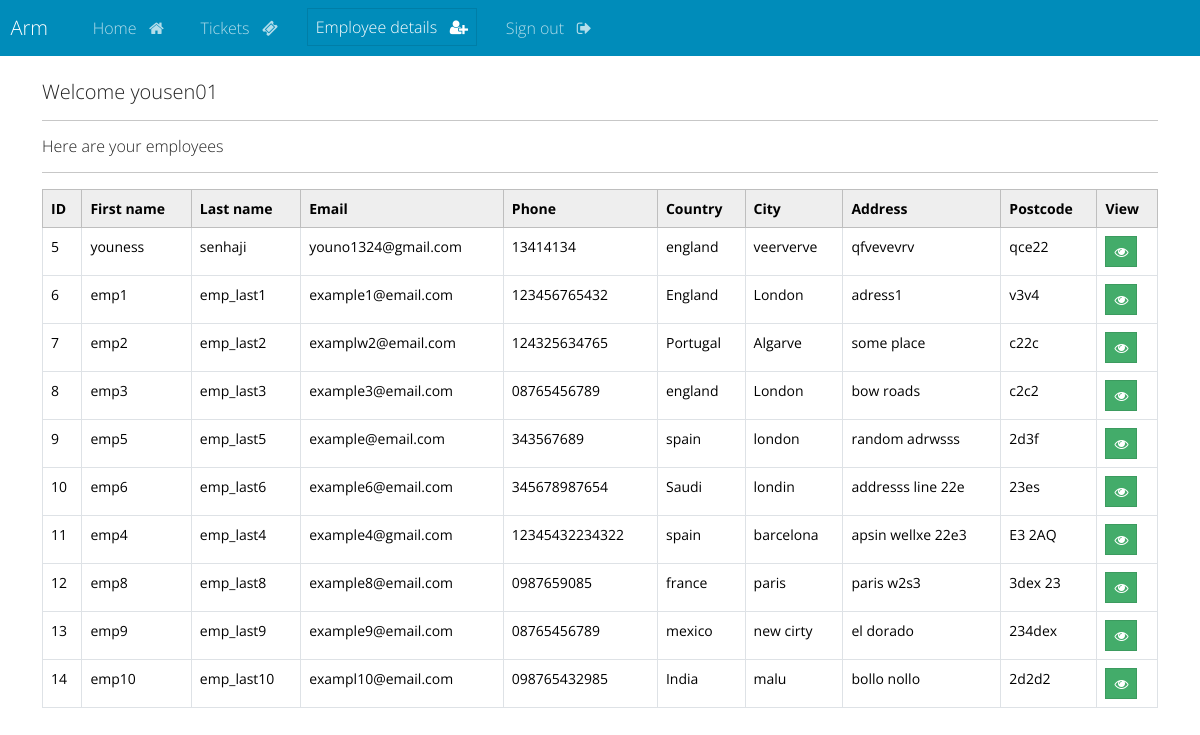
Screenshot of /employee-records (signed in) with the database file from the repository.
### webapp/models.py (models this page shows, shortened)
class EmployeeDetails(models.Model):   #rename to user details record
    user = models.OneToOneField(User, on_delete=models.CASCADE)
    first_name = models.CharField(max_length=100)
    last_name = models.CharField(max_length=100)
    email = models.EmailField(max_length=225)
    phone = models.CharField(max_length=20)
    address = models.CharField(max_length=300)
    city = models.CharField(max_length=225)
    postcode = models.CharField(max_length=200)
    country = models.CharField(max_length=125)

### webapp/views.py (the view)
# urls.py: path('employee-records', views.employee_records, name='employee-records' ),
@login_required(login_url='my-login')
def employee_records(request):
    my_records = EmployeeDetails.objects.all()
    context = {'records': my_records}
    return render(request, 'admin_webapp/employee-records.html', context=context)

### webapp/templates/admin_webapp/employee-records.html
{% extends 'webapp/base.html' %}
{% block content %}
    <h5> Welcome {{user}} </h5>
    <hr>
    <h6> Here are your employees </h6>
    <hr>
    <table class="table table-hover table-bordered">
        <thead class="table-light">
            <tr>
                <th scope="col"> ID </th>
                <th scope="col"> First name </th>
                <th scope="col"> Last name </th>
                <th scope="col"> Email </th>
                <th scope="col"> Phone </th>
                <th scope="col"> Country </th>
                <th scope="col"> City </th>
                <th scope="col"> Address </th>
                <th scope="col"> Postcode </th>
                <th scope="col"> View </th>
            </tr>
        </thead>
        <tbody>
        {% if records %}
            {% for record in records %}
            <tr>
                <td> {{record.id}} </td>
                <td> {{record.first_name}} </td>
                <td> {{record.last_name}} </td>
                <td> {{record.email}} </td>
                <td> {{record.phone}} </td>
                <td> {{record.country}} </td>
                <td> {{record.city}} </td>
                <td> {{record.address}} </td>
                <td> {{record.postcode}} </td>
                <td>
                    <a class="btn btn-success btn-sm" href="{%url 'view-employee-record' record.id %}">
                        <i class="fa fa-eye" aria-hidden="true"></i>
                    </a>
                </td>
            </tr>
            {% endfor %}
        {% endif %}
        </tbody>
    </table>
{% endblock %}

### webapp/templates/webapp/base.html (shortened to what this page needs)
{% load static %}
<!DOCTYPE html>
<html>
    <head>
        <link rel="stylesheet" type="text/css" href="https://bootswatch.com/5/yeti/bootstrap.min.css">
        <link rel="stylesheet" type="text/css" href="{% static 'css/styles.css' %}">
        <link rel="stylesheet" href="https://cdnjs.cloudflare.com/ajax/libs/font-awesome/4.7.0/css/font-awesome.min.css">
    </head>
    <body>
        {%if user.is_staff%}
           {%include 'admin_webapp/navbar.html'%}
        {%else%}
           {%include 'user_webapp/user-navbar.html'%}
        {%endif%}
           <div class="container">
            <br>
            {% block content %}
            {% endblock %}
        </div>
    </body>
</html>

### webapp/templates/admin_webapp/navbar.html (shortened to what this page needs)
<nav class="navbar navbar-expand-lg navbar-dark bg-primary justify-content-center">
    <a class="navbar-brand main-heading" href="https://www.arm.com/">
      &nbsp; Arm
    </a>
      <div class="collapse navbar-collapse text-center" id="navbarNavDropdown">
        <ul class="navbar-nav mr-auto">
          {% if user.is_authenticated %}
            <li class="nav-item">
              <a class="nav-link" href="{% url 'admin-home' %}">Home &nbsp;  <i class="fa fa-home" aria-hidden="true"></i> </a>
            </li>
            {% if user.is_staff %}
            <li class="nav-item">
              <a class="nav-link" href="{% url 'tickets' %}">Tickets &nbsp;  <i class="fa fa-ticket" aria-hidden="true"></i></i> </a>
            </li>
            <li class="nav-item">
              <a class="btn btn-primary" type="button" href="{% url 'employee-records'%}"> Employee details &nbsp; <i class="fa fa-user-plus" aria-hidden="true"></i></a>
            </li>
            {%endif%}
            <li class="nav-item">
              <a class="nav-link" href="{% url 'user-logout' %}">Sign out &nbsp; <i class="fa fa-sign-out" aria-hidden="true"></i> </a>
            </li>
        </ul>
        {% endif %}
      </div>
  </nav>

### rows the page displays
EmployeeDetails: id "5", first_name "youness", last_name "senhaji", email "youno1324@gmail.com", phone "13414134", country "england", city "veerverve", address "qfvevevrv", postcode "qce22"
EmployeeDetails: id "6", first_name "emp1", last_name "emp_last1", email "example1@email.com", phone "123456765432", country "England", city "London", address "adress1", postcode "v3v4"
EmployeeDetails: id "7", first_name "emp2", last_name "emp_last2", email "examplw2@email.com", phone "124325634765", country "Portugal", city "Algarve", address "some place", postcode "c22c"
EmployeeDetails: id "8", first_name "emp3", last_name "emp_last3", email "example3@email.com", phone "08765456789", country "england", city "London", address "bow roads", postcode "c2c2"
EmployeeDetails: id "9", first_name "emp5", last_name "emp_last5", email "example@email.com", phone "343567689", country "spain", city "london", address "random adrwsss", postcode "2d3f"
EmployeeDetails: id "10", first_name "emp6", last_name "emp_last6", email "example6@email.com", phone "345678987654", country "Saudi", city "londin", address "addresss line 22e", postcode "23es"
EmployeeDetails: id "11", first_name "emp4", last_name "emp_last4", email "example4@gmail.com", phone "12345432234322", country "spain", city "barcelona", address "apsin wellxe 22e3", postcode "E3 2AQ"
EmployeeDetails: id "12", first_name "emp8", last_name "emp_last8", email "example8@email.com", phone "0987659085", country "france", city "paris", address "paris w2s3", postcode "3dex 23"
EmployeeDetails: id "13", first_name "emp9", last_name "emp_last9", email "example9@email.com", phone "08765456789", country "mexico", city "new cirty", address "el dorado", postcode "234dex"
EmployeeDetails: id "14", first_name "emp10", last_name "emp_last10", email "exampl10@email.com", phone "098765432985", country "India", city "malu", address "bollo nollo", postcode "2d2d2"

### other values shown
{{ user }} "yousen01"
